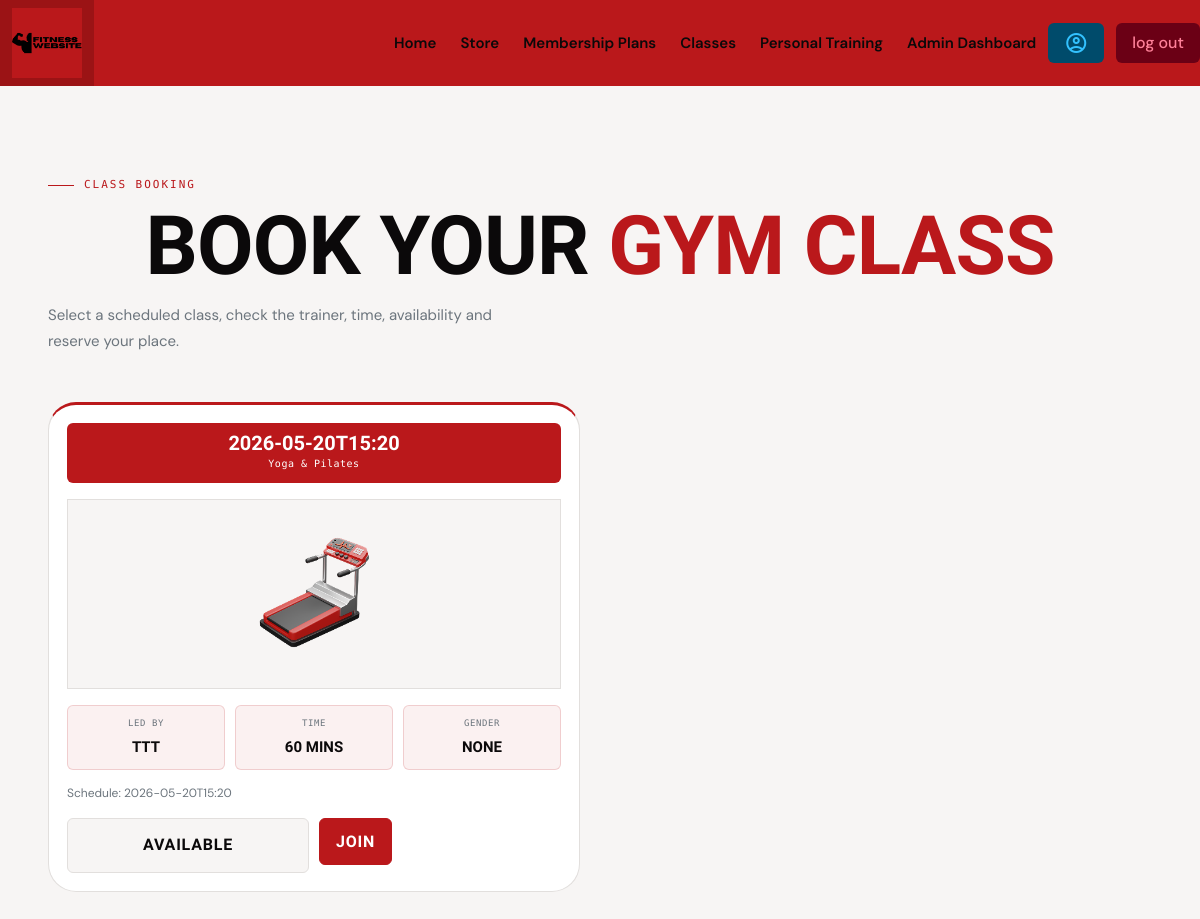
Screenshot of /class (signed in) with the database file from the repository.
### tables this page shows
CREATE TABLE Class_table(Class_id Integer Primary Key Autoincrement, Name Text, Schedule Date, Duration Integer, Trainer_id Integer, Admin_id Integer, Foreign Key(Trainer_id) References Trainer_table(Trainer_id), Foreign Key(Admin_id) References Admin_table(Admin_id));

CREATE TABLE Trainer_table(Trainer_id Integer Primary Key Autoincrement, Name Text, Age Integer, Gender Text, Email TEXT, "Password" TEXT);

### app.py (the view)
@app.route("/class")
def classes():
    con, cur = database_connection()
    cur.execute("""
        SELECT
            Class_table.Class_id,
            Class_table.Name,
            Class_table.Schedule,
            Class_table.Duration,
            Trainer_table.Name,
            Trainer_table.Gender
        FROM Class_table
        JOIN Trainer_table
        ON Class_table.Trainer_id = Trainer_table.Trainer_id
        ORDER BY Class_table.Schedule ASC
    """)
    classes = cur.fetchall()
    joined_class_ids = []
    if current_user.is_authenticated and current_user.account_type == "User":
        cur.execute(
            "SELECT Class_id FROM Booking_table WHERE User_id = ?",
            (current_user.id,)
        )
        joined_class_ids = [row[0] for row in cur.fetchall()]
    con.close()
    return render_template("classes.html", classes=classes, joined_class_ids=joined_class_ids)

### app.py (called while the page is built)
def database_connection():
    con = sqlite3.connect("Fitness.db")
    cur = con.cursor()
    return con, cur

@login_manager.user_loader
def load_user(id):
    account_type, id = id.split(":", 1)
    con, cur = database_connection()
    print(account_type)
    print(id)
    if account_type == "trainers"or account_type == "Trainer"or account_type == "Trainer_table":
        account_type = "Trainer"
    elif account_type == "members" or account_type == "User" or account_type == "User_table":
        account_type = "User"
    else:
        account_type = "Admin"
    cur.execute(f"Select * From {account_type}_table Where {account_type}_id=(?)", (id,))
    row = cur.fetchone()
    con.commit()
    con.close()
    print(row)
    if row is None:
        return None
    else:
        return User(row[0], row[1], account_type, row[4], row[5])

### templates/classes.html (shortened to what this page needs)
{% extends "base.html" %}
{% block head %}
    <link rel="stylesheet" href="{{ url_for('static', filename='Classes_page.css') }}">
{% endblock %}
{% block content %}
<section class="section class-booking-section">
    <div class="wrap">
        <div class="intro">
            <div class="intro-tag">Class Booking</div>
            <h1>Book your <strong>gym class</strong></h1>
            <p>Select a scheduled class, check the trainer, time, availability and reserve your place.</p>
        </div>
        <div class="columns is-multiline is-variable is-5">
            {% for class in classes %}
                <div class="column is-6">
                    <div class="class-card">
                        <div class="class-head">
                            <p>{{ class[2] }}</p>
                            <span>{{ class[1] }}</span>
                        </div>
                        <div class="class-image">
                            <img src="{{ url_for('static', filename='images/8.png') }}" alt="Treadmill">
                        </div>
                        <div class="class-info-grid">
                            <div class="info-box">
                                <span>Led by</span>
                                <strong>{{ class[4] }}</strong>
                            </div>
                            <div class="info-box">
                                <span>Time</span>
                                <strong>{{ class[3] }} mins</strong>
                            </div>
                            <div class="info-box">
                                <span>Gender</span>
                                <strong>{{ class[5] }}</strong>
                            </div>
                        </div>
                        <p class="schedule-text">
                            Schedule: {{ class[2] }}
                        </p>
                        <div class="class-actions">
                            <div class="places-box">
                                Available
                            </div>
                            {% if current_user.is_authenticated and current_user.account_type == "User" %}
                                {% if class[0] in joined_class_ids %}
                                    <form method="POST" action="{{ url_for('remove_class_booking', id=class[0]) }}">
                                        <button type="submit" class="join-btn remove-btn">
                                            Remove
                                        </button>
                                    </form>
                                {% else %}
                                    <form method="POST" action="{{ url_for('join_class', id=class[0]) }}">
                                        <button type="submit" class="join-btn">
                                            Join
                                        </button>
                                    </form>
                                {% endif %}
                            {% elif current_user.is_authenticated %}
                                <button class="join-btn disabled-btn" disabled>
                                    Members Only
                                </button>
                            {% else %}
                                <a href="{{ url_for('login') }}" class="join-btn">
                                    Login to Join
                                </a>
                            {% endif %}
                        </div>
                    </div>
                </div>
            {% else %}
                <div class="column is-12">
                    <p class="has-text-centered">
                        No classes have been created yet.
                    </p>
                </div>
            {% endfor %}
        </div>
    </div>
</section>
{% endblock %}

### static/base.css (style rules this page uses)
:root { --red: #BA181B; --white: #FFFFFF; --gray: #6C757D; --red-hover: #9b1315; --gray-light: #e9ecef; --ink: #0B090A; --surface: #F7F5F4; --card-bg: #FFFFFF; --border: #e2dfdd; --heading: 'Barlow Condensed', sans-serif; --body: 'DM Sans', sans-serif; --mono: 'DM Mono', monospace; --ease: 0.22s cubic-bezier(0.4, 0, 0.2, 1); --radius: 4px; }
*, *::before, *::after { box-sizing: border-box; margin: 0; padding: 0; }
html { scroll-behavior: smooth; }
body { font-family: var(--body); color: var(--ink); background: var(--surface); line-height: 1.65; font-size: 15px; }

### static/Classes_page.css (style rules this page uses)
:root { --red: #BA181B; --white: #FFFFFF; --gray: #6C757D; --red-hover: #9b1315; --gray-light: #e9ecef; --ink: #0B090A; --surface: #F7F5F4; --card-bg: #FFFFFF; --border: #e2dfdd; --heading: 'Barlow Condensed', sans-serif; --body: 'DM Sans', sans-serif; --mono: 'DM Mono', monospace; --ease: 0.22s cubic-bezier(0.4, 0, 0.2, 1); --radius: 4px; }
*, *::before, *::after { box-sizing: border-box; margin: 0; padding: 0; }
html { scroll-behavior: smooth; }
body { font-family: var(--body); color: var(--ink); background: var(--surface); line-height: 1.65; font-size: 15px; }
.intro { margin-bottom: 48px; animation: rise 0.5s ease 0.05s both; }
.intro-tag { font-family: var(--mono); font-size: 11px; letter-spacing: 0.18em; text-transform: uppercase; color: var(--red); display: flex; align-items: center; gap: 10px; margin-bottom: 14px; }
.intro-tag::before { content: ''; display: block; width: 26px; height: 1px; background: var(--red); }
.intro h1 { font-family: var(--heading); font-size: clamp(48px, 7vw, 82px); text-align: center; line-height: 0.94; font-weight: 800; text-transform: uppercase; letter-spacing: -0.01em; color: var(--ink); margin-bottom: 18px; }
.intro h1 strong { font-weight: 800; color: var(--red); }
.intro p { font-size: 15px; color: var(--gray); max-width: 460px; line-height: 1.7; }
.class-booking-section { background: var(--surface); padding-top: 90px; }
.class-card { background: var(--card-bg); border: 1px solid var(--border); border-top: 3px solid var(--red); border-radius: 28px; padding: 18px; position: relative; transition: transform var(--ease), box-shadow var(--ease), border-color var(--ease); }
.class-head { background: var(--red); color: var(--white); text-align: center; padding: 10px 16px; border-radius: 6px; margin-bottom: 16px; }
.class-head p { font-family: var(--heading); font-size: 20px; font-weight: 800; line-height: 1; margin: 0; }
.class-head span { display: block; font-family: var(--mono); font-size: 10px; margin-top: 3px; letter-spacing: 0.05em; }
.class-image { height: 190px; border: 1px solid var(--border); background: var(--surface); display: flex; align-items: center; justify-content: center; margin-bottom: 16px; overflow: hidden; }
.class-image img { max-width: 220px; max-height: 160px; object-fit: contain; }
.class-info-grid { display: grid; grid-template-columns: repeat(3, 1fr); gap: 10px; margin-bottom: 14px; }
.info-box { background: rgba(186, 24, 27, 0.06); border: 1px solid rgba(186, 24, 27, 0.16); border-radius: 6px; padding: 10px; text-align: center; }
.info-box span { display: block; font-family: var(--mono); font-size: 9px; color: var(--gray); text-transform: uppercase; letter-spacing: 0.06em; }
.info-box strong { display: block; margin-top: 4px; font-family: var(--heading); font-size: 15px; color: var(--ink); text-transform: uppercase; }
.schedule-text { font-size: 12px; color: var(--gray); margin-bottom: 14px; }
.class-actions { display: grid; grid-template-columns: 1fr 1fr; gap: 10px; }
.places-box, .join-btn { padding: 13px 16px; border-radius: 6px; text-align: center; font-family: var(--heading); font-size: 16px; font-weight: 800; text-transform: uppercase; letter-spacing: 0.05em; }
.places-box { background: var(--surface); border: 1px solid var(--border); color: var(--ink); }
.join-btn { background: var(--red); border: 1px solid var(--red); color: var(--white); cursor: pointer; transition: background var(--ease), transform var(--ease); }

### rows the page displays
Class_table: Schedule "2026-05-20T15:20", Name "Yoga & Pilates", Name "TTT", Duration "60", class "NONE"
